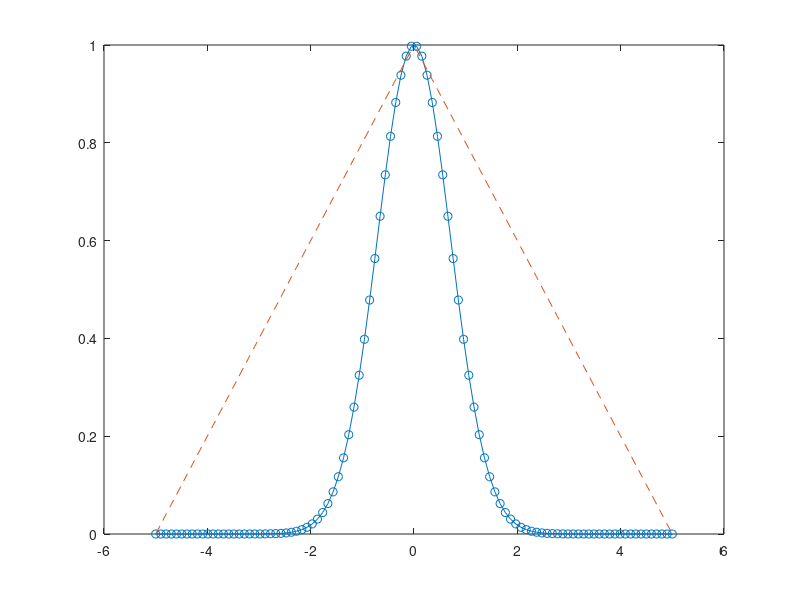
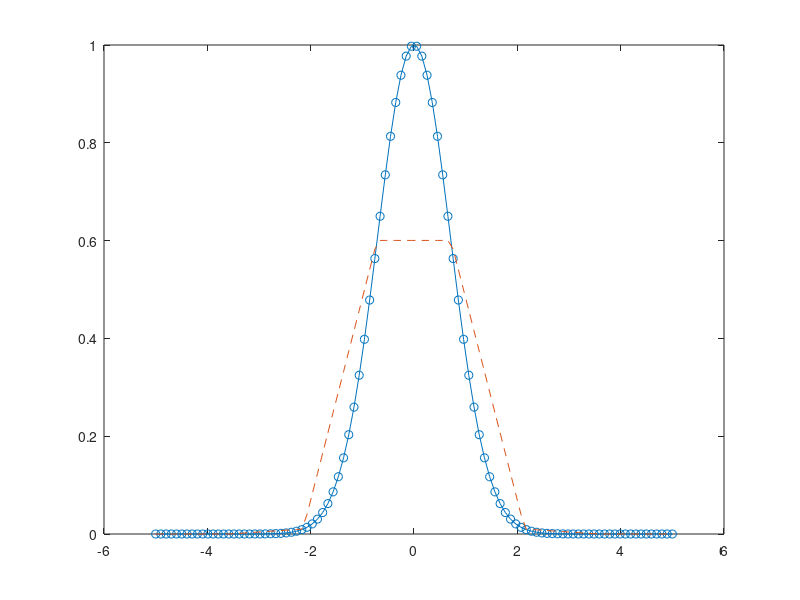
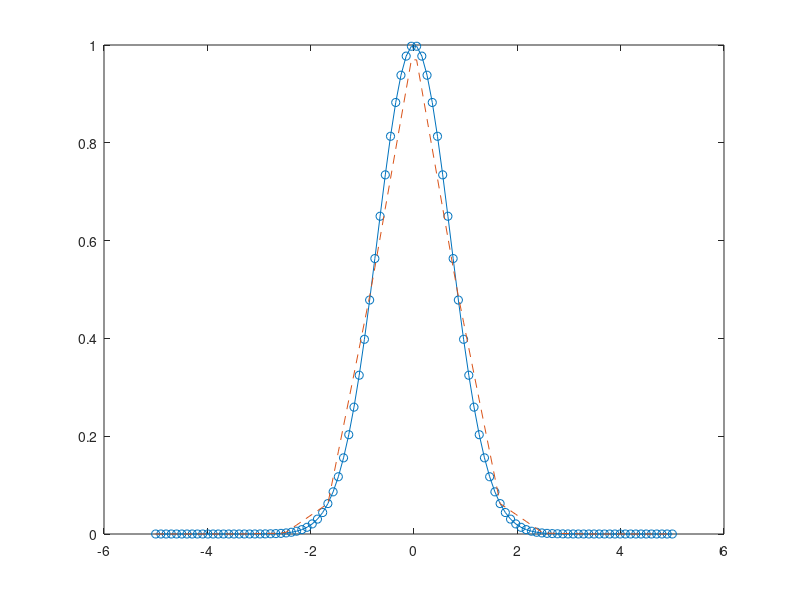
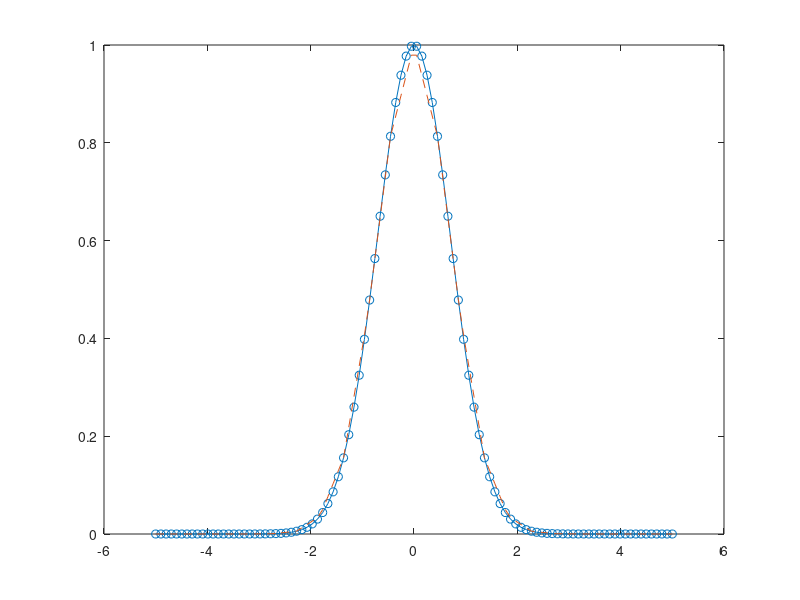

These figures' MATLAB source, in order:
a=-5,b=5;
f = @(x) exp(-(x.^2));

n=[2,7,12,22,27,32];
H=[]
%for each different n

err =[];
for t=1:6
    H = [H,(b-a)/n(t)]
    %pp = interp1(x,v,method,'pp')
    x = a:H(t):b
    x1=linspace(a,b)
    pp = interp1(x,f(x),'linear','pp')
    v = ppval(pp,x)
    v1=ppval(pp,x1)
    err = [err,max(abs(f(x1)-v1))]
    
    %compute the error
    
    %plot
    %disp(pp)
    figure
    plot(x1,f(x1),'-o',x1,v1,'--');
    hold on;
    
    
end

%plot the err coresponds to the n
figure
%semilogy(n,err,'--o')
semilogy(H,err,'--o')
hold on

